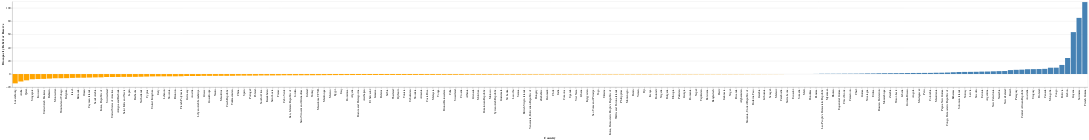

Here is the notebook cell this chart was saved with:
### Code cell
alt.Chart(df_countries).mark_bar().encode(
    x=alt.X("Country:N", sort='y'),
    y="Biocapacity Deficit or Reserve:Q",
    color=alt.condition(
        alt.datum['Biocapacity Deficit or Reserve'] > 0,
        alt.value("steelblue"),  # The positive color
        alt.value("orange")  # The negative color
    )
)

### Figure 1 — Vega-Lite specification as saved in the notebook (floating-point values rounded to 4 significant figures; data arrays with more than 128 entries replaced by an {"elided": "..."} marker saying what was removed)
{"config": {"view": {"continuousWidth": 400, "continuousHeight": 300}}, "data": {"name": "data-642c33678979a5cd0a9620846b0411ab"}, "mark": "bar", "encoding": {"color": {"condition": {"value": "steelblue", "test": "(datum['Biocapacity Deficit or Reserve'] > 0)"}, "value": "orange"}, "x": {"type": "nominal", "field": "Country", "sort": "y"}, "y": {"type": "quantitative", "field": "Biocapacity Deficit or Reserve"}}, "$schema": "https://vega.github.io/schema/vega-lite/v4.8.1.json", "datasets": {"data-642c33678979a5cd0a9620846b0411ab": {"elided": "188 records"}}}
